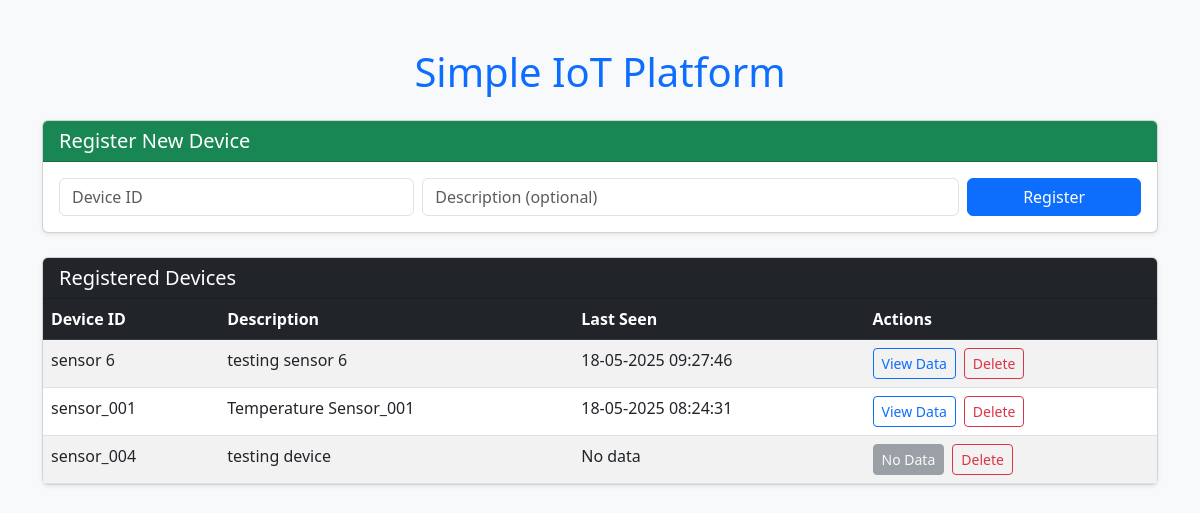
Before: / with the older database file.
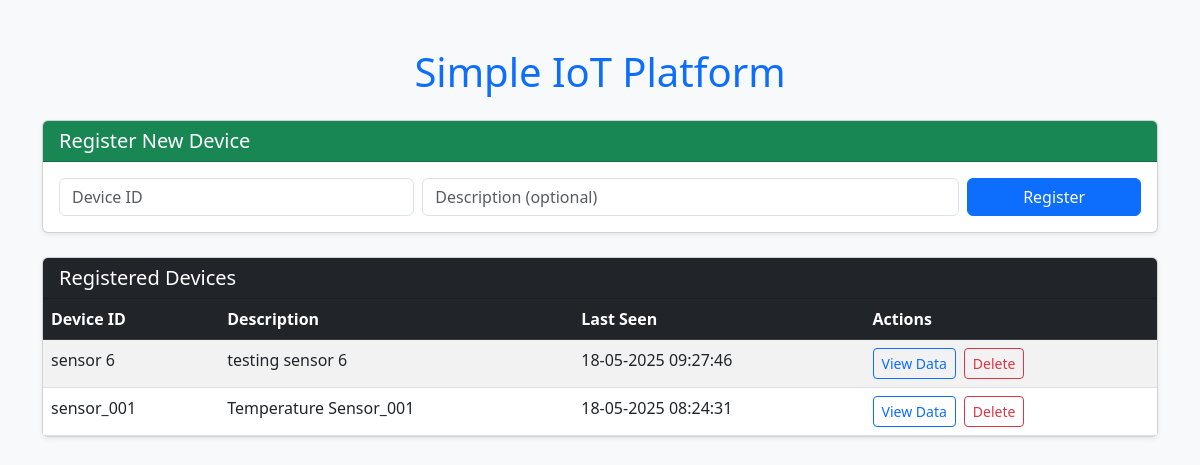
After: the same page with the newer database file.
### main.py (models this page shows)
class Device(db.Model):
    device_id = db.Column(db.String(50), unique=True, nullable=False, primary_key=True)
    description = db.Column(db.String(200), nullable=True)
    sensordatas = db.relationship('SensorData', back_populates="device")

class SensorData(db.Model):
    id = db.Column(db.Integer, primary_key=True)
    device_id = db.Column(db.ForeignKey('device.device_id'), nullable=False)
    data = db.Column(db.Text, nullable=False)
    timestamp = db.Column(db.DateTime, nullable=False, default=datetime.utcnow)
    device = db.relationship('Device', back_populates="sensordatas")

### main.py (the view)
@app.route('/')
def test():
    devices = Device.query.order_by(Device.device_id).all()
    return render_template('index.html', devices=devices, parse_time=parse_time)

### main.py (called while the page is built)
def parse_time(time):
    return time.strftime('%d-%m-%Y %H:%M:%S')

### templates/index.html (shortened to what this page needs)
<!DOCTYPE html>
<html lang="en">
<head>
    <link href="https://cdn.jsdelivr.net/npm/bootstrap@5.3.0/dist/css/bootstrap.min.css" rel="stylesheet">
</head>
<body class="bg-light">
    <div class="container py-5">
        <h1 class="mb-4 text-center text-primary">Simple IoT Platform</h1>
        <div class="card mb-4 shadow-sm">
            <div class="card-header bg-success text-white">
                <h5 class="mb-0">Register New Device</h5>
            </div>
            <div class="card-body">
                <form method="POST" action="{{ url_for('register_device_ui') }}">
                    <div class="row g-2 align-items-center">
                        <div class="col-md-4">
                            <input type="text" class="form-control" name="device_id" placeholder="Device ID" required>
                        </div>
                        <div class="col-md-6">
                            <input type="text" class="form-control" name="description" placeholder="Description (optional)">
                        </div>
                        <div class="col-md-2">
                            <button type="submit" class="btn btn-primary w-100">Register</button>
                        </div>
                    </div>
                </form>
            </div>
        </div>
        <div class="card shadow-sm">
            <div class="card-header bg-dark text-white">
                <h5 class="mb-0">Registered Devices</h5>
            </div>
            <div class="card-body p-0">
                <table class="table table-striped table-hover mb-0">
                    <thead class="table-dark">
                        <tr>
                            <th scope="col">Device ID</th>
                            <th scope="col">Description</th>
                            <th scope="col">Last Seen</th>
                            <th scope="col">Actions</th>
                        </tr>
                    </thead>
                    <tbody>
                    {% for device in devices %}
                        <tr>
                            <td>{{ device.device_id }}</td>
                            <td>{{ device.description or 'N/A' }}</td>
                            <td>
                                {% if device.sensordatas %}
                                    {{ parse_time(device.sensordatas[0].timestamp) }}
                                {% else %}
                                    No data
                                {% endif %}
                            </td>
                            <td>
                                <div class="d-flex gap-2">
                                    {% if device.sensordatas %}
                                        <a href="{{ url_for('device', device_id=device.device_id) }}" class="btn btn-sm btn-outline-primary">View Data</a>
                                    {% else %}
                                        <button class="btn btn-sm btn-secondary" disabled>No Data</button>
                                    {% endif %}
                                    <form method="POST" action="{{ url_for('delete_device', device_id=device.device_id) }}" onsubmit="return confirm('Are you sure you want to delete this device?');">
                                        <button type="submit" class="btn btn-sm btn-outline-danger">Delete</button>
                                    </form>
                                </div>
                            </td>
                        </tr>
                    {% endfor %}
                    </tbody>
                </table>
            </div>
        </div>
    </div>
</body>
</html>

Changed rows visible on the page:
removed Device: device_id "sensor_004", description "testing device", shows "No data", shows "No Data"
